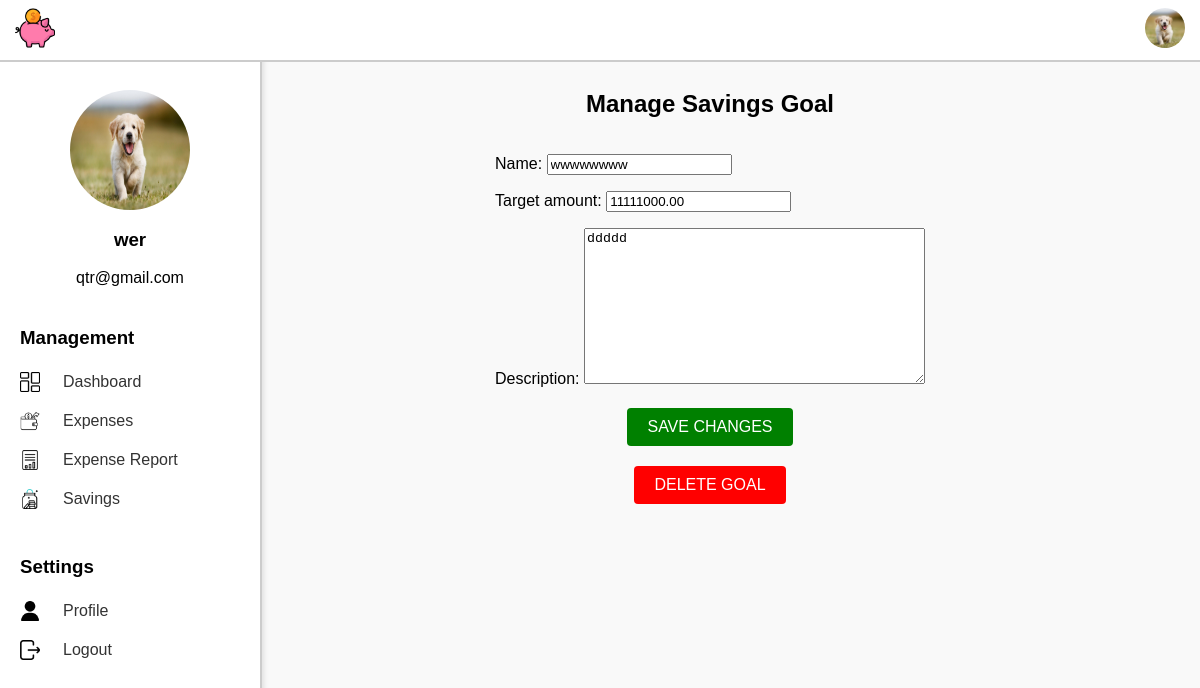
/edit-savings-goal/16/ (signed in), run on the app's committed database.
### ExpenseSystem/models.py (models this page shows, shortened)
class Profile(models.Model):
    user = models.OneToOneField(User, on_delete=models.CASCADE)
    profile_picture = models.ImageField(upload_to='profile_pictures/', default='default_profile.png')

class SavingsGoal(models.Model):
    user = models.ForeignKey(User, on_delete=models.CASCADE)
    name = models.CharField(max_length=255)  # Field for goal name
    target_amount = models.DecimalField(max_digits=10, decimal_places=2)  # Field for target amount
    description = models.TextField(blank=True, null=True)  # Optional description

### ExpenseSystem/views.py (the view)
# urls.py: path('edit-savings-goal/<int:goal_id>/', views.edit_savings_goal, name='edit_savings_goal'),
@login_required
def edit_savings_goal(request, goal_id):
    savings_goal = get_object_or_404(SavingsGoal, id=goal_id, user=request.user)
    if request.method == 'POST':
        form = SavingsGoalForm(request.POST, instance=savings_goal)
        if form.is_valid():
            form.save()
            return redirect('savings_dashboard')  # Redirect after saving
    else:
        form = SavingsGoalForm(instance=savings_goal)
    return render(request, 'edit_savings_goal.html', {'form': form, 'goal': savings_goal})

### ExpenseSystem/forms.py
class SavingsGoalForm(forms.ModelForm):
    class Meta:
        model = SavingsGoal
        fields = ['name', 'target_amount', 'description']

### ExpenseSystem/templates/edit_savings_goal.html (shortened to what this page needs)
<!DOCTYPE html>
<html lang="en">
<head>
    {% load static %}
    <link rel="stylesheet" href="{% static 'savings.css' %}">
</head>
<body>
    {% include 'navbar.html' %}
    {% include 'sidebar.html' %}
    <div class="main-content">
        <h2>Manage Savings Goal</h2>
        <form method="POST" class="form-save">
            {{ form.as_p }}
            <div class="button-container">
                <button type="submit" class="button save-button">Save Changes</button>
            </div>
        </form>
        <div class="button-container">
            <form method="POST" action="{% url 'delete_savings_goal' goal.id %}" class="form-delete">
                <button type="submit" class="button delete-button">Delete Goal</button>
            </form>
        </div>
    </div>
</body>
</html>

### ExpenseSystem/templates/navbar.html (shortened to what this page needs)
{% load static %}
<nav class="navbar">
    <link rel="stylesheet" href="{% static 'navbar.css' %}">
    <div class="navbar-logo">
        <img src="{% static 'piggy-bank.png' %}" alt="Logo" class="logo">
    </div>
    <div class="profile-dropdown">
        <img id="profile-dropdown"
             src="{% if user.profile.profile_picture %}{{ user.profile.profile_picture.url }}{% else %}{% static 'default_profile.png' %}{% endif %}"
             alt="Profile Picture" class="profile-dropdown-img">
    </div>
</nav>

### ExpenseSystem/templates/sidebar.html (shortened to what this page needs)
{% load static %}
<div class="sidebar">
    <div class="profile-section">
        <link rel="stylesheet" href="{% static 'sidebar.css' %}">
        <img id="sidebar_profile_picture"
     src="{% if user.profile.profile_picture %}{{ user.profile.profile_picture.url }}{% else %}{% static 'default_profile.png' %}{% endif %}"
     alt="Profile Picture" class="sidebar-profile-picture">
        <h3>{{ user.username }}</h3>
        <p>{{ user.email }}</p>
    </div>
    <div class="management-section">
        <h3>Management</h3>
        <ul>
            <li class="{% if request.resolver_match.url_name == 'dashboard' %}active{% endif %}">
                <img src="{% static 'dashboard.png' %}" alt="Dashboard Icon" class="sidebar-icon">
                <a href="{% url 'dashboard' %}">Dashboard</a>
            </li>
            <li class="{% if request.resolver_match.url_name == 'add_expense' %}active{% endif %}">
                <img src="{% static 'expenses.png' %}" alt="Add Expenses Icon" class="sidebar-icon">
                <a href="{% url 'add_expense' %}">Expenses</a>
            </li>
            <li class="{% if request.resolver_match.url_name == 'expense_report' %}active{% endif %}">
                <img src="{% static 'add_report.png' %}" alt="Expense Report Icon" class="sidebar-icon">
                <a href="{% url 'expense_report' %}">Expense Report</a>
            </li>
            <li class="{% if request.resolver_match.url_name == 'savings_dashboard' %}active{% endif %}">
                <img src="{% static 'add_savings.png' %}" alt="Savings Icon" class="sidebar-icon">
                <a href="{% url 'savings_dashboard' %}">Savings</a>
            </li>
        </ul>
    </div>
    <div class="settings-section">
        <h3>Settings</h3>
        <ul>
            <li class="{% if request.resolver_match.url_name == 'user_profile' %}active{% endif %}">
                <img src="{% static 'user.png' %}" alt="User Icon" class="sidebar-icon">
                <a href="{% url 'user_profile' %}">Profile</a>
            </li>
            <li><img src="{% static 'exit.png' %}" alt="Logout Icon" class="sidebar-icon">
                <a href="{% url 'logout' %}" class="btn btn-secondary">Logout</a></li>
        </ul>
    </div>
</div>

### ExpenseSystem/static/savings.css (style rules this page uses)
body { font-family: 'Poppins', sans-serif; margin: 0; background-color: #f9f9f9; display: flex; height: 100vh; }
.sidebar { width: 220px; background-color: #ffffff; position: fixed; height: 100%; box-shadow: 2px 0 5px rgba(0, 0, 0, 0.1); padding: 20px; overflow: hidden; }
.main-content { margin-left: 220px; width: calc(100% - 220px); display: flex; flex-direction: column; align-items: center; padding: 20px; padding-top: 70px; }
.button-container { display: flex; justify-content: space-between; gap: 10px; }
.button { padding: 10px 20px; background-color: #007bff; color: #fff; border: none; border-radius: 5px; cursor: pointer; text-transform: uppercase; font-size: 12px; transition: background-color 0.3s; }
.button-container { display: flex; justify-content: center; gap: 20px; margin-top: 20px; }
.button { padding: 10px 20px; font-size: 16px; cursor: pointer; border: none; border-radius: 4px; transition: background-color 0.3s; }
.save-button { background-color: green; color: white; }
.delete-button { background-color: red; color: white; }

### ExpenseSystem/static/navbar.css (style rules this page uses)
.navbar { display: flex; justify-content: space-between; align-items: center; background-color: #ffff; padding: 5px 15px; color: white; position: fixed; top: 0; left: 0; right: 0; z-index: 1000; height: 50px; border-bottom: 2px solid #ccc; }
.navbar-logo img { height: 40px; }
.profile-dropdown { position: relative; margin-left: auto; align-self: center; }
.profile-dropdown-img { width: 40px; height: 40px; border-radius: 50%; object-fit: cover; cursor: pointer; transition: transform 0.3s ease; }

### ExpenseSystem/static/sidebar.css (style rules this page uses)
.sidebar { position: fixed; top: 50px; left: 0; height: calc(100% - 50px); background-color: #ffffff; width: 220px; box-shadow: 2px 0 5px rgba(0, 0, 0, 0.1); padding: 20px; border-right: 2px solid #ccc; }
.profile-section { text-align: center; margin-top: 20px; }
.profile-section img { border-radius: 50%; width: 120px; height: 120px; display: block; margin: 0 auto; }
.management-section, .settings-section { margin-top: 40px; }
.management-section h3, .settings-section h3 { margin-bottom: 10px; }
.management-section ul, .settings-section ul { list-style-type: none; padding: 0; }
.management-section li, .settings-section li { display: flex; align-items: center; margin: 5px 0; }
.sidebar-icon { width: 20px; height: 20px; margin-right: 15px; margin-top: 5px; margin-bottom: 5px; vertical-align: middle; }
.management-section li a, .settings-section li a { text-decoration: none; color: #333; padding: 8px; display: block; }

### data on the page
SavingsGoal: name "wwwwwwww", target_amount "11111000.00", description "ddddd"

### other printed values
{{ user.username }} "wer"
{{ user.email }} "qtr@gmail.com"
